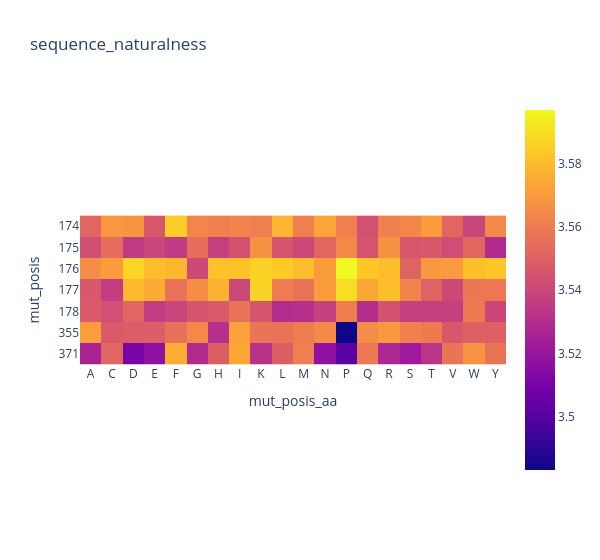
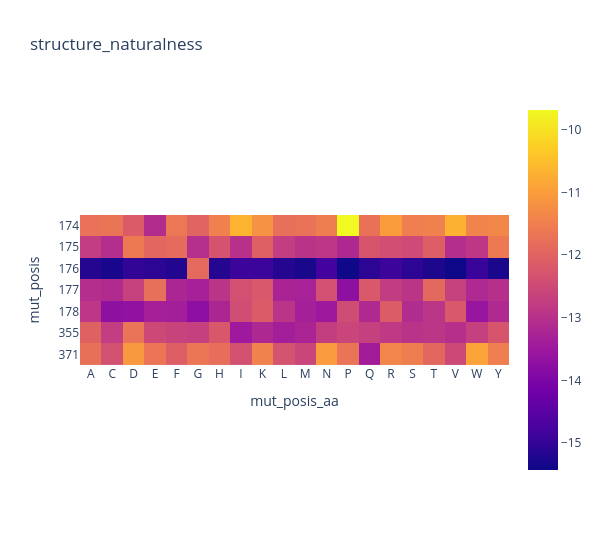
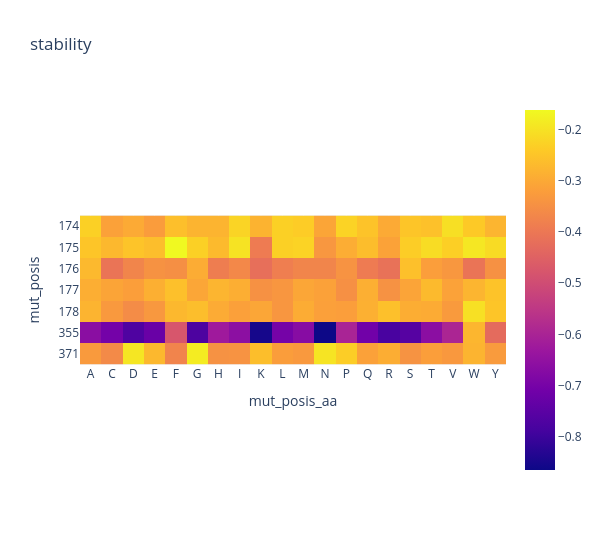
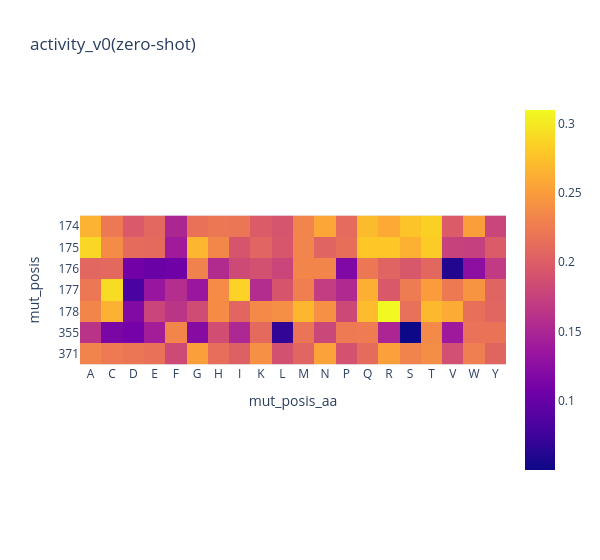

Here is the notebook cell these charts were saved with, in order:
### Code cell
# crush points
def hotmap_by_posi_aa(data, m, aggfunc='mean', zmin=None, zmax=None):
    df = data.explode(['mut_posis','mut_posis_aa'])
    df_p = pd.pivot_table(df, columns='mut_posis_aa', index='mut_posis', values=m, aggfunc=aggfunc)
    if not zmin:
        zmin = df_p.min(axis=1).min()
    if not zmax:
        zmax = df_p.max(axis=1).max()
    fig = px.imshow(df_p
                   , width=600, title=m, zmin=zmin, zmax=zmax)
    fig.show()
for m in models:
    hotmap_by_posi_aa(data, m)

### Figure 1 — Plotly figure (JSON) as saved in the notebook; plotly's stock layout.template omitted (floating-point values rounded to 4 significant figures; data arrays with more than 128 entries replaced by an {"elided": "..."} marker saying what was removed)
{"data": [{"coloraxis": "coloraxis", "hovertemplate": "mut_posis_aa: %{x}<br>mut_posis: %{y}<br>color: %{z}<extra></extra>", "name": "0", "type": "heatmap", "x": ["A", "C", "D", "E", "F", "G", "H", "I", "K", "L", "M", "N", "P", "Q", "R", "S", "T", "V", "W", "Y"], "xaxis": "x", "y": ["174", "175", "176", "177", "178", "355", "371"], "yaxis": "y", "z": {"elided": "7x20 float values"}}], "layout": {"coloraxis": {"cmax": 3.597, "cmin": 3.483, "colorscale": [[0, "#0d0887"], [0.1111, "#46039f"], [0.2222, "#7201a8"], [0.3333, "#9c179e"], [0.4444, "#bd3786"], [0.5556, "#d8576b"], [0.6667, "#ed7953"], [0.7778, "#fb9f3a"], [0.8889, "#fdca26"], [1, "#f0f921"]]}, "title": {"text": "sequence_naturalness"}, "width": 600, "xaxis": {"anchor": "y", "constrain": "domain", "domain": [0, 1], "scaleanchor": "y", "title": {"text": "mut_posis_aa"}}, "yaxis": {"anchor": "x", "autorange": "reversed", "constrain": "domain", "domain": [0, 1], "title": {"text": "mut_posis"}}}}

### Figure 2 — Plotly figure (JSON) as saved in the notebook; plotly's stock layout.template omitted (floating-point values rounded to 4 significant figures; data arrays with more than 128 entries replaced by an {"elided": "..."} marker saying what was removed)
{"data": [{"coloraxis": "coloraxis", "hovertemplate": "mut_posis_aa: %{x}<br>mut_posis: %{y}<br>color: %{z}<extra></extra>", "name": "0", "type": "heatmap", "x": ["A", "C", "D", "E", "F", "G", "H", "I", "K", "L", "M", "N", "P", "Q", "R", "S", "T", "V", "W", "Y"], "xaxis": "x", "y": ["174", "175", "176", "177", "178", "355", "371"], "yaxis": "y", "z": {"elided": "7x20 float values"}}], "layout": {"coloraxis": {"cmax": -9.685, "cmin": -15.43, "colorscale": [[0, "#0d0887"], [0.1111, "#46039f"], [0.2222, "#7201a8"], [0.3333, "#9c179e"], [0.4444, "#bd3786"], [0.5556, "#d8576b"], [0.6667, "#ed7953"], [0.7778, "#fb9f3a"], [0.8889, "#fdca26"], [1, "#f0f921"]]}, "title": {"text": "structure_naturalness"}, "width": 600, "xaxis": {"anchor": "y", "constrain": "domain", "domain": [0, 1], "scaleanchor": "y", "title": {"text": "mut_posis_aa"}}, "yaxis": {"anchor": "x", "autorange": "reversed", "constrain": "domain", "domain": [0, 1], "title": {"text": "mut_posis"}}}}

### Figure 3 — Plotly figure (JSON) as saved in the notebook; plotly's stock layout.template omitted (floating-point values rounded to 4 significant figures; data arrays with more than 128 entries replaced by an {"elided": "..."} marker saying what was removed)
{"data": [{"coloraxis": "coloraxis", "hovertemplate": "mut_posis_aa: %{x}<br>mut_posis: %{y}<br>color: %{z}<extra></extra>", "name": "0", "type": "heatmap", "x": ["A", "C", "D", "E", "F", "G", "H", "I", "K", "L", "M", "N", "P", "Q", "R", "S", "T", "V", "W", "Y"], "xaxis": "x", "y": ["174", "175", "176", "177", "178", "355", "371"], "yaxis": "y", "z": {"elided": "7x20 float values"}}], "layout": {"coloraxis": {"cmax": -0.1616, "cmin": -0.8648, "colorscale": [[0, "#0d0887"], [0.1111, "#46039f"], [0.2222, "#7201a8"], [0.3333, "#9c179e"], [0.4444, "#bd3786"], [0.5556, "#d8576b"], [0.6667, "#ed7953"], [0.7778, "#fb9f3a"], [0.8889, "#fdca26"], [1, "#f0f921"]]}, "title": {"text": "stability"}, "width": 600, "xaxis": {"anchor": "y", "constrain": "domain", "domain": [0, 1], "scaleanchor": "y", "title": {"text": "mut_posis_aa"}}, "yaxis": {"anchor": "x", "autorange": "reversed", "constrain": "domain", "domain": [0, 1], "title": {"text": "mut_posis"}}}}

### Figure 4 — Plotly figure (JSON) as saved in the notebook; plotly's stock layout.template omitted (floating-point values rounded to 4 significant figures; data arrays with more than 128 entries replaced by an {"elided": "..."} marker saying what was removed)
{"data": [{"coloraxis": "coloraxis", "hovertemplate": "mut_posis_aa: %{x}<br>mut_posis: %{y}<br>color: %{z}<extra></extra>", "name": "0", "type": "heatmap", "x": ["A", "C", "D", "E", "F", "G", "H", "I", "K", "L", "M", "N", "P", "Q", "R", "S", "T", "V", "W", "Y"], "xaxis": "x", "y": ["174", "175", "176", "177", "178", "355", "371"], "yaxis": "y", "z": {"elided": "7x20 float values"}}], "layout": {"coloraxis": {"cmax": 0.3099, "cmin": 0.05004, "colorscale": [[0, "#0d0887"], [0.1111, "#46039f"], [0.2222, "#7201a8"], [0.3333, "#9c179e"], [0.4444, "#bd3786"], [0.5556, "#d8576b"], [0.6667, "#ed7953"], [0.7778, "#fb9f3a"], [0.8889, "#fdca26"], [1, "#f0f921"]]}, "title": {"text": "activity_v0(zero-shot)"}, "width": 600, "xaxis": {"anchor": "y", "constrain": "domain", "domain": [0, 1], "scaleanchor": "y", "title": {"text": "mut_posis_aa"}}, "yaxis": {"anchor": "x", "autorange": "reversed", "constrain": "domain", "domain": [0, 1], "title": {"text": "mut_posis"}}}}
